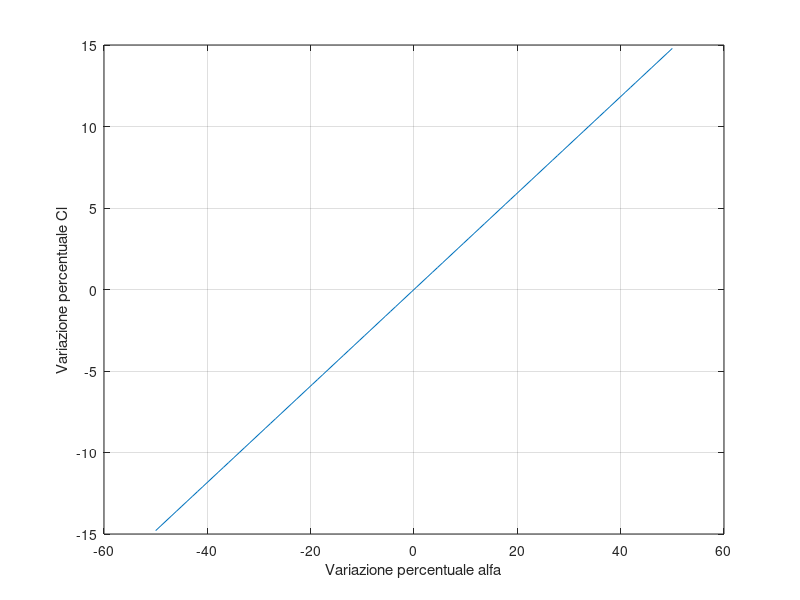

Recreate this plot in MATLAB.
%% 1 -- INUTILE, FATTO SU XFOIL E POI SU CARTA, FATTO SOLO GRAFICO QUA
clc
clear
close all
lambda = 9.2;
% NACA = '4215';
cl = 0.52;
% 
% alfaGuess = 10;
% minimoAlfa = -50;
% minimaDifferenza = 50;
% for alfa=linspace(-5, 5)
%     try 
%     diff = abs(xfoil(strcat('NACA',NACA), alfa).CL - cl);
%     if (diff < minimaDifferenza)
%         minimaDifferenza = diff
%         minimoAlfa = alfa
%     end
%     catch excp
%         disp("Errore a " + alfa)
%     end
% end
% 




% xF = @(alfa) xfoil(strcat('NACA',NACA), alfa).CL - cl
% 
% alfa = lsqnonlin(@(alfa) xF(alfa) , alfaGuess)

clPrimo = 7.08;
alfa = deg2rad(1.55);
deltaAlfa = linspace(-alfa/2, alfa/2);
deltaCL_CL = clPrimo/(1+clPrimo/(pi*lambda))*deltaAlfa/cl;

plot(linspace(-50, 50), deltaCL_CL*100)
grid on
xlabel("Variazione percentuale alfa")
ylabel("Variazione percentuale Cl")




%% 2
diametro = 0.6;
densita = 1000;
pressione = 100000;
beta = 60;
betaRadianti = deg2rad(beta);
portata = 1000;

velocitaIniziale = portata/(densita*pi*(diametro/2)^2)
area = pi*(diametro/2)^2;

Fx = area*pressione*(1-cos(betaRadianti)) + densita * velocitaIniziale^2 * area * (1-cos(betaRadianti))
Fy = -(densita * velocitaIniziale^2 * sin(betaRadianti) + pressione * sin(betaRadianti)*area)

F = sqrt(Fx^2+Fy^2)

angolo = atan2(Fy,Fx)